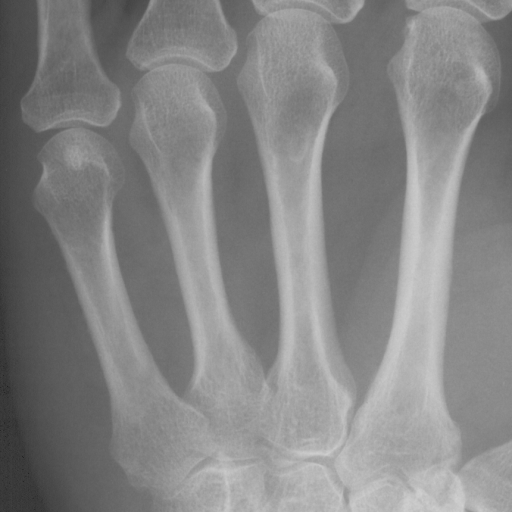
#> input picture Week1/data/metacarpals.png, 512 x 512 px
$ python Solutions.py
#> lines starting #> are read from the running program, lines starting #| are printed output that depends on the picture; after the words box and inside, x2 and y2 are one past the last pixel; in counts of white or black regions, pixels touching at a corner belong together
# -*- coding: utf-8 -*-
"""
Exercise 1 - 02502
"""
#Exercise 1

from skimage import color, io, measure, img_as_ubyte
from skimage.measure import profile_line
from skimage.transform import rescale, resize
import matplotlib.pyplot as plt
import numpy as np
import pydicom as dicom

#Exercise 2
in_dir = "data/"
im_name = "metacarpals.png"
im_org = io.imread(in_dir + im_name)
#> im_org is the input picture: shape (512, 512); min 32, max 208, mean 132.8
print(f"shape of image: {im_org.shape}")
#| shape of image: (512, 512)
print(f"type of pixesls: {im_org.dtype}")
#| type of pixesls: uint8

# Exercise 3

#matplotlib
#To show figures in another window, interactivly
plt.imshow(im_org)
plt.title("Metacarpal Image")
plt.axis("off")
plt.show()

# Exercise 4
plt.figure()
plt.imshow(im_org, cmap="terrain")
plt.title('Metacarpal image (with colormap)')
plt.axis("off")
plt.show()

# Exercise 5
plt.figure()
plt.imshow(im_org, vmin=20, vmax=170, cmap = "gray")
plt.title('Metacarpal image (with gray level scaling)')
plt.axis("off")
plt.show()

# Exercise 6
plt.figure()
plt.imshow(im_org, vmin=np.min(im_org), vmax=np.max(im_org), cmap = "gray")
plt.title('Metacarpal image (with gray level scaling)')
plt.axis("off")
plt.show()

# Exercise 7
plt.figure()
h = plt.hist(im_org.ravel(), bins=256)
plt.title('Image histogram')
plt.show()
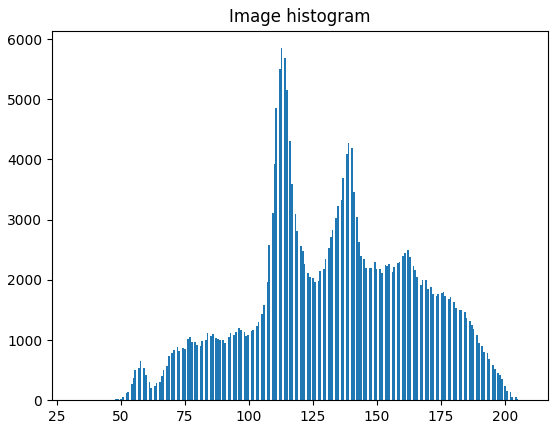
#> figure drawn by matplotlib, 1 panel; tallest bar 5848 high, from x = 112.4 to 113.1

bin_no = 100
count = h[0][bin_no]
#> count = 1147
print(f"There are {count} pixel values in bin {bin_no}")
#| There are 1147.0 pixel values in bin 100

bin_left = h[1][bin_no]
#> bin_left = 100.8
bin_right = h[1][bin_no + 1]
#> bin_right = 101.4
print(f"Bin edges: {bin_left} to {bin_right}")
#| Bin edges: 100.75 to 101.4375

# Exercise 8
plt.figure()
y, x, _ = plt.hist(im_org.ravel(), bins=256)
#> y = 256 values, max 5848 at index 117, min 0 at index 1, mean 1024; x = 257 values from 32 to 208
max_count = y.max()
#> max_count = 5848
max_at = y.argmax()
#> max_at = 117
print(f"Max count: {max_count} at: {max_at}")
#| Max count: 5848.0 at: 117

# Exercise 9
r = 110
c = 90
im_val = im_org[r, c]
#> im_val = 120
print(f"The pixel value at (r,c) = ({r}, {c}) is: {im_val}")
#| The pixel value at (r,c) = (110, 90) is: 120

# Exercise 10
im_org[:30] = 0
#> im_org: shape (512, 512); 5.86% of pixels changed, all inside (x1, y1, x2, y2) = (0, 0, 512, 30)
plt.figure()
plt.imshow(im_org, cmap = "gray")
plt.axis("off")
plt.show()
#> figure, not shown here; tallest bar 5848 high, from x = 112.4 to 113.1

# Exercise 11
im_org = io.imread(in_dir + im_name)
mask = im_org > 150
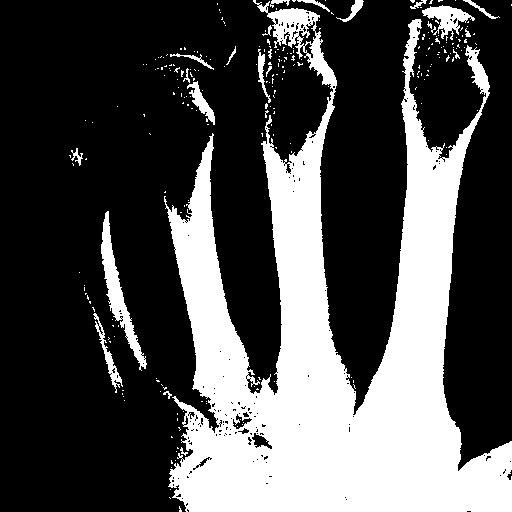
#> mask: shape (512, 512) bool; 30.7% white; 246 white regions (224 under 20 px), largest, box (x1, y1, x2, y2) and area: (164, 0, 512, 512) 75394, (101, 211, 147, 371) 1687, (422, 5, 475, 40) 768
plt.figure()
plt.imshow(mask, cmap = "gray")
plt.axis("off")
plt.show()

im_org[mask] = 255
plt.figure()
plt.imshow(im_org, cmap = "gray")
plt.axis("off")
plt.show()

# Exercise 12
im_rgb = io.imread(in_dir + "ardeche.jpg")
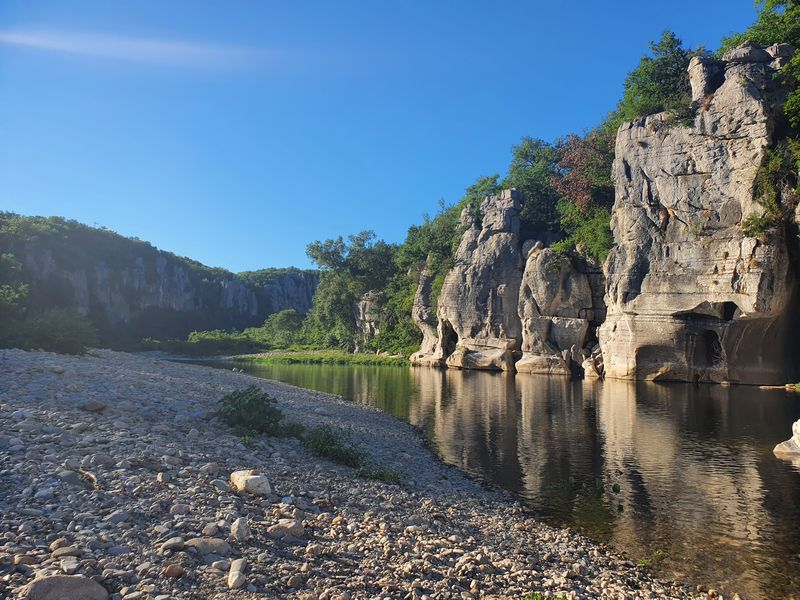
#> input picture Week1/data/ardeche.jpg, 800 x 600 px
#> im_rgb is the input picture: shape (600, 800, 3); mean R, G, B 94.1, 113.1, 129.5
print(f"image dimensions: {im_rgb.shape}")
#| image dimensions: (600, 800, 3)
print(f"image pixel type: {im_rgb.dtype}")
#| image pixel type: uint8

# Exercise 13
print(f"rgb code at row = 110 and column = 90: {im_rgb[110, 90]}")
#| rgb code at row = 110 and column = 90: [119 178 238]
im_rgb[:300] = [0, 255, 0]
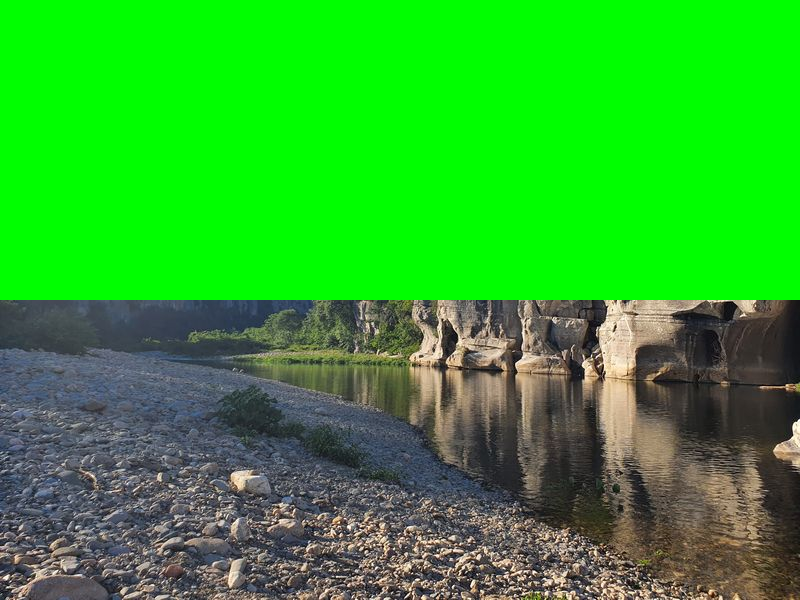
#> im_rgb: shape (600, 800, 3); mean R, G, B 45.9, 172.2, 42.6

plt.figure()
plt.imshow(im_rgb)
plt.axis("off")
plt.show()


# Exercise 14
im_org = io.imread(in_dir + "ardeche.jpg")
print(f"original image dimensions: {im_rgb.shape}")
#| original image dimensions: (600, 800, 3)

im_rescaled = rescale(im_org, 0.25, anti_aliasing=True, channel_axis=2)
print(f"new image dimensions: {im_rescaled.shape}")
#| new image dimensions: (150, 200, 3)

plt.figure()
plt.imshow(im_rescaled)
plt.axis("off")
plt.show()

# now values are in range [0, 1]

im_resized = resize(im_org, (im_org.shape[0] // 4, im_org.shape[1] // 6), anti_aliasing=True)
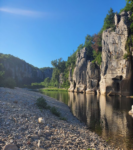
#> im_resized: shape (150, 133, 3) float64; mean R, G, B 0.369, 0.444, 0.508

plt.figure()
plt.imshow(im_resized)
plt.axis("off")
plt.show()

# Exercise 15
nr_col = im_org.shape[1]
#> nr_col = 800
scale_factor = 400 / nr_col
#> scale_factor = 0.5

im_400 = rescale(im_org, scale_factor, anti_aliasing=True, channel_axis=2)
plt.figure()
plt.imshow(im_400)
plt.title(f"number of col = {im_400.shape[1]}")
plt.axis("off")
plt.show()

# Exercise 16
im_gray = color.rgb2gray(im_org)
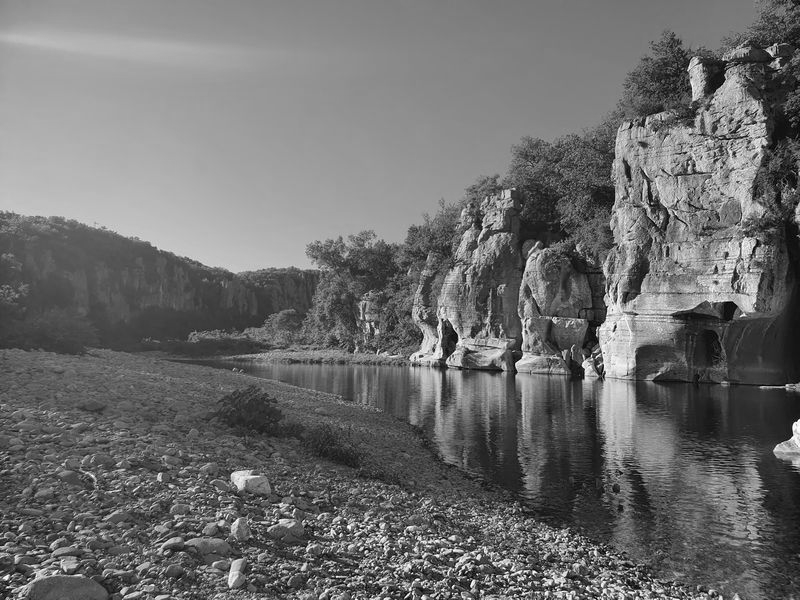
#> im_gray: shape (600, 800) float64; min 0, max 0.999, mean 0.432
im_byte = img_as_ubyte(im_gray)

# Exercise 17
plt.figure()
plt.hist(im_byte.ravel(), bins = 256)
plt.show()
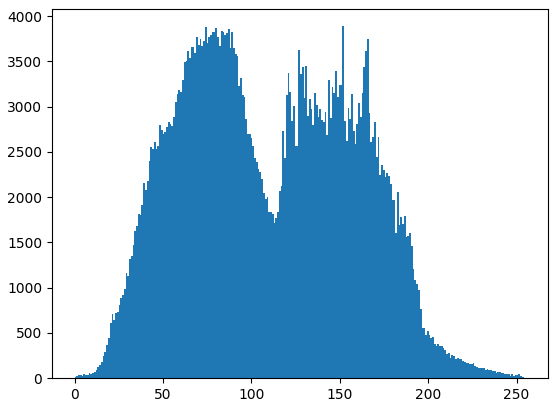
#> figure drawn by matplotlib, 1 panel; tallest bar 3890 high, from x = 151.4 to 152.4

print(f"data type im_byte: {im_byte.dtype}")
#| data type im_byte: uint8
print(f"data type im_gray: {im_gray.dtype}")
#| data type im_gray: float64

# Exercise 18
#> (the run stopped early here; a loop or call above may not have finished)
